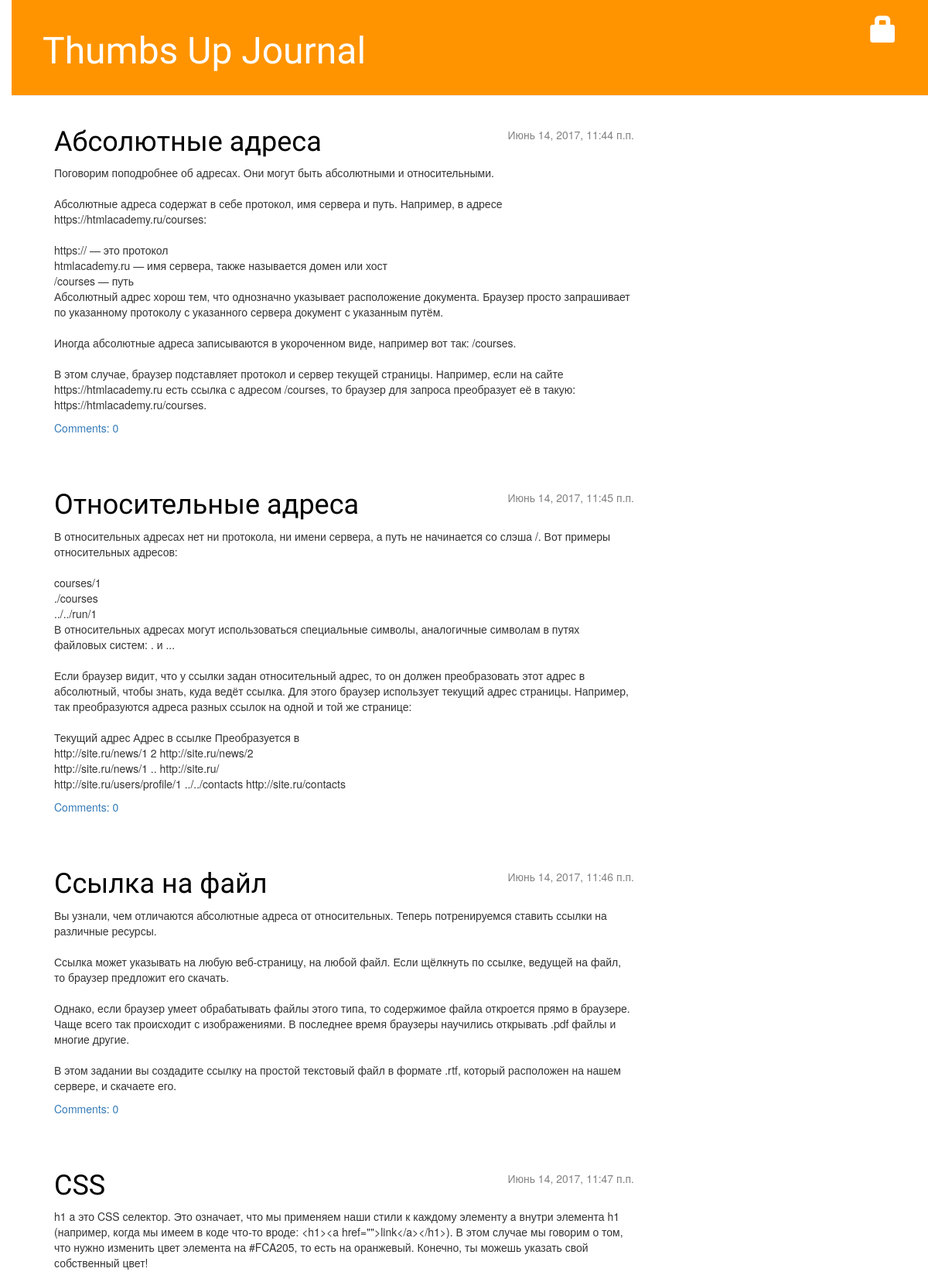
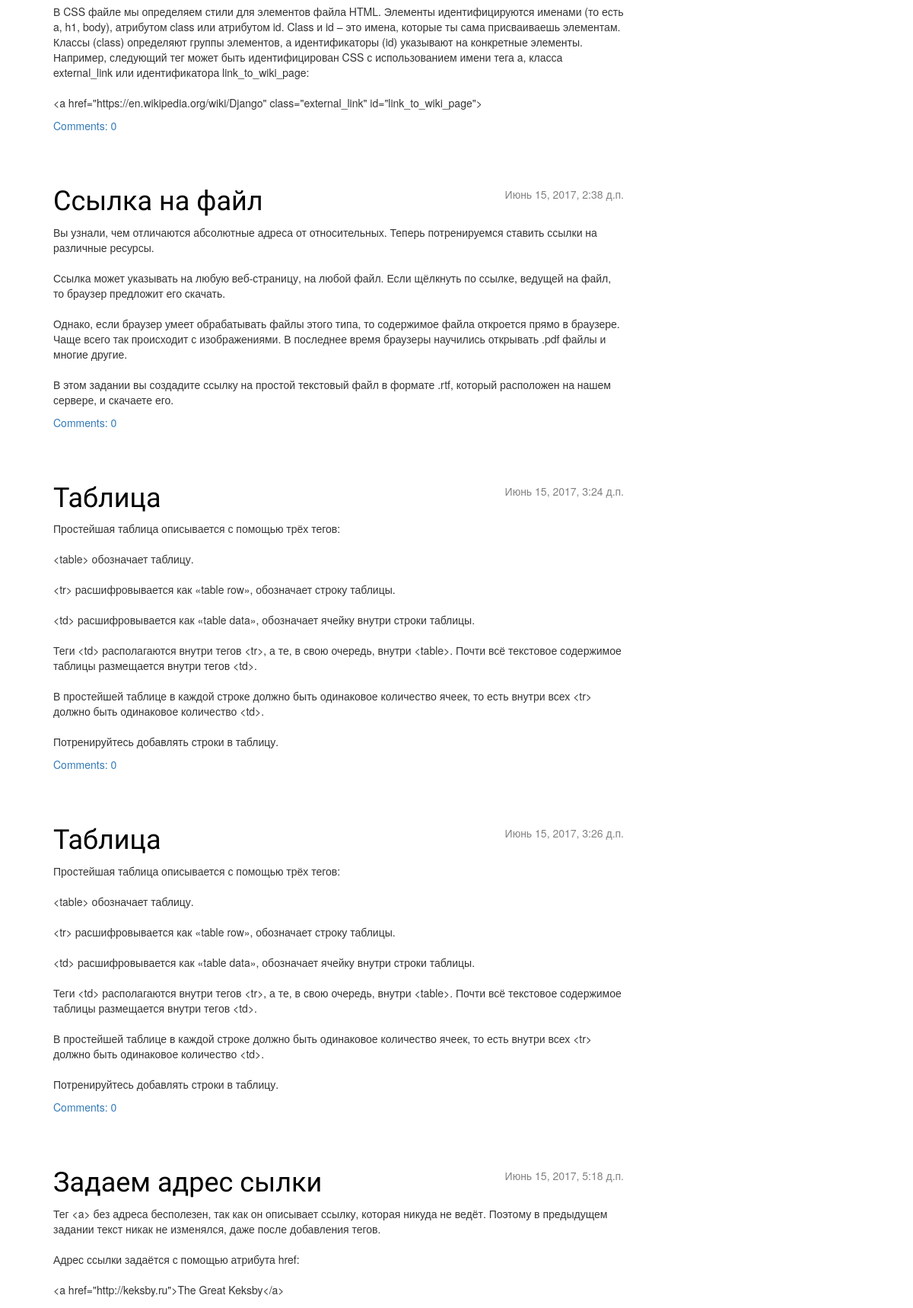
The page / (upper part) on the database its author committed (2 pictures, top to bottom).
### blog/models.py (models this page shows, shortened)
class Post(models.Model):
    author = models.ForeignKey('auth.User')
    title = models.CharField(max_length=200)
    text = models.TextField()
    created_date = models.DateTimeField(
            default=timezone.now)
    published_date = models.DateTimeField(
            blank=True, null=True)

### blog/views.py (the view)
# urls.py: url(r'^$', views.post_list, name='post_list'),
def post_list(request):
    posts = Post.objects.filter(published_date__lte=timezone.now()).order_by('published_date')
    return render(request, "blog/post_list.html", {'posts': posts})

### blog/templates/blog/post_list.html
{% extends 'blog/base.html' %}
{% block content %}
{% for post in posts %}
        <div class="post">
            <div class="date">
                {{ post.published_date }}
            </div>
            <h1><a href="{% url 'post_detail' pk=post.pk %}">{{ post.title }}</a></h1>
            <p>{{ post.text|linebreaksbr }}</p>
            <a href="{% url 'post_detail' pk=post.pk %}">Comments: {{ post.comments.count }}</a>
        </div>
{% endfor %}
{% endblock content %}

### blog/static/css/blog.css (style rules this page uses)
h1 a { color: #FCA205; font-family: 'Lobster'; }
body { padding-left: 15px; }
h1, h2, h3, h4 { font-family: 'Lobster', cursive; }
.date { float: right; color: #828282; }
.post { margin-bottom: 70px; }
.post h1 a, .post h1 a:visited { color: #000000; }

### rows shown on the page
Post: published_date "Июнь 14, 2017, 11:44 п.п.", title "Абсолютные адреса", text "Поговорим поподробнее об адресах. Они могут быть абсолютными и относительными. Абсолютные адреса содержат в себе протокол, имя сервера и путь. Например, в адресе https://htmlacademy.ru/courses: https:// — это протокол htmlacademy.ru — имя сервера, также называется домен или хост /courses — путь Абсолютный адрес хорош тем, что однозначно указывает расположение документа. Браузер просто запрашивает по указанному протоколу с указанного сервера документ с указанным путём. Иногда абсолютные адреса записываются в укороченном виде, например вот так: /courses. В этом случае, браузер подставляет протокол и сервер текущей страницы. Например, если на сайте https://htmlacademy.ru есть ссылка с адресом…", comments.count "0"
Post: published_date "Июнь 14, 2017, 11:45 п.п.", title "Относительные адреса", text "В относительных адресах нет ни протокола, ни имени сервера, а путь не начинается со слэша /. Вот примеры относительных адресов: courses/1 ./courses ../../run/1 В относительных адресах могут использоваться специальные символы, аналогичные символам в путях файловых систем: . и ... Если браузер видит, что у ссылки задан относительный адрес, то он должен преобразовать этот адрес в абсолютный, чтобы знать, куда ведёт ссылка. Для этого браузер использует текущий адрес страницы. Например, так преобразуются адреса разных ссылок на одной и той же странице: Текущий адрес Адрес в ссылке Преобразуется в http://site.ru/news/1 2 http://site.ru/news/2 http://site.ru/news/1 .. http://site.ru/…", comments.count "0"
Post: published_date "Июнь 14, 2017, 11:46 п.п.", title "Ссылка на файл", text "Вы узнали, чем отличаются абсолютные адреса от относительных. Теперь потренируемся ставить ссылки на различные ресурсы. Ссылка может указывать на любую веб-страницу, на любой файл. Если щёлкнуть по ссылке, ведущей на файл, то браузер предложит его скачать. Однако, если браузер умеет обрабатывать файлы этого типа, то содержимое файла откроется прямо в браузере. Чаще всего так происходит с изображениями. В последнее время браузеры научились открывать .pdf файлы и многие другие. В этом задании вы создадите ссылку на простой текстовый файл в формате .rtf, который расположен на нашем сервере, и скачаете его.", comments.count "0"
Post: published_date "Июнь 14, 2017, 11:47 п.п.", title "CSS", text "h1 a это CSS селектор. Это означает, что мы применяем наши стили к каждому элементу a внутри элемента h1 (например, когда мы имеем в коде что-то вроде: <h1><a href=\"\">link</a></h1>). В этом случае мы говорим о том, что нужно изменить цвет элемента на #FCA205, то есть на оранжевый. Конечно, ты можешь указать свой собственный цвет! В CSS файле мы определяем стили для элементов файла HTML. Элементы идентифицируются именами (то есть a, h1, body), атрибутом class или атрибутом id. Class и id – это имена, которые ты сама присваиваешь элементам. Классы (сlass) определяют группы элементов, а идентификаторы (id) указывают на конкретные элементы. Например, следующий тег может быть идентифицирован CSS…", comments.count "0"
Post: published_date "Июнь 15, 2017, 2:38 д.п.", title "Ссылка на файл", text "Вы узнали, чем отличаются абсолютные адреса от относительных. Теперь потренируемся ставить ссылки на различные ресурсы. Ссылка может указывать на любую веб-страницу, на любой файл. Если щёлкнуть по ссылке, ведущей на файл, то браузер предложит его скачать. Однако, если браузер умеет обрабатывать файлы этого типа, то содержимое файла откроется прямо в браузере. Чаще всего так происходит с изображениями. В последнее время браузеры научились открывать .pdf файлы и многие другие. В этом задании вы создадите ссылку на простой текстовый файл в формате .rtf, который расположен на нашем сервере, и скачаете его.", comments.count "0"
Post: published_date "Июнь 15, 2017, 3:24 д.п.", title "Таблица", text "Простейшая таблица описывается с помощью трёх тегов: <table> обозначает таблицу. <tr> расшифровывается как «table row», обозначает строку таблицы. <td> расшифровывается как «table data», обозначает ячейку внутри строки таблицы. Теги <td> располагаются внутри тегов <tr>, а те, в свою очередь, внутри <table>. Почти всё текстовое содержимое таблицы размещается внутри тегов <td>. В простейшей таблице в каждой строке должно быть одинаковое количество ячеек, то есть внутри всех <tr> должно быть одинаковое количество <td>. Потренируйтесь добавлять строки в таблицу.", comments.count "0"
Post: published_date "Июнь 15, 2017, 3:26 д.п.", title "Таблица", text "Простейшая таблица описывается с помощью трёх тегов: <table> обозначает таблицу. <tr> расшифровывается как «table row», обозначает строку таблицы. <td> расшифровывается как «table data», обозначает ячейку внутри строки таблицы. Теги <td> располагаются внутри тегов <tr>, а те, в свою очередь, внутри <table>. Почти всё текстовое содержимое таблицы размещается внутри тегов <td>. В простейшей таблице в каждой строке должно быть одинаковое количество ячеек, то есть внутри всех <tr> должно быть одинаковое количество <td>. Потренируйтесь добавлять строки в таблицу.", comments.count "0"
Post: published_date "Июнь 15, 2017, 5:18 д.п.", title "Задаем адрес сылки", text "Тег <a> без адреса бесполезен, так как он описывает ссылку, которая никуда не ведёт. Поэтому в предыдущем задании текст никак не изменялся, даже после добавления тегов. Адрес ссылки задаётся с помощью атрибута href: <a href=\"http://keksby.ru\">The Great Keksby</a>"
